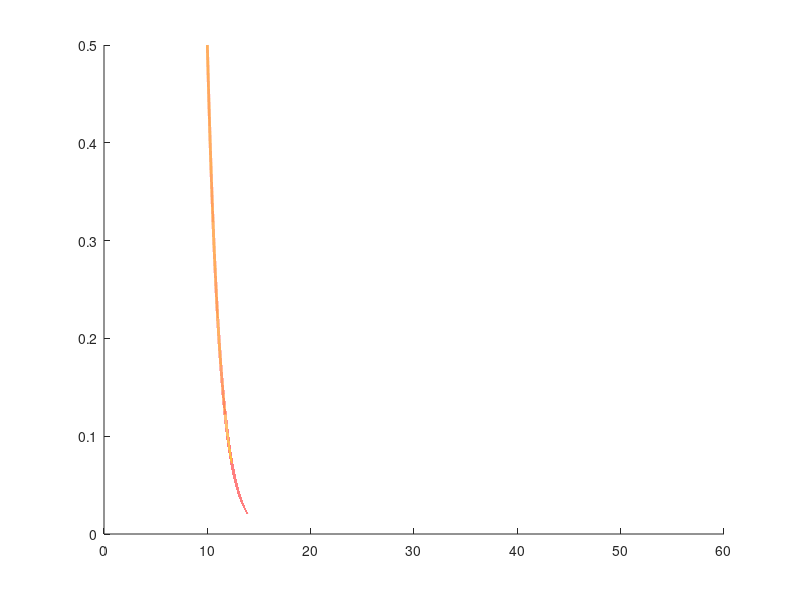

Write the MATLAB code that produced this figure. (Note: this script raises an error after producing the figure.)
% Filename: PDEsolver_FisherKPP.m
% Author: Maud El-Hachem
% School of Mathematical Sciences, 
% Queensland University of Technology, Brisbane, Australia.

% Reference: Scott W McCue, Maud El-Hachem, Matthew J Simpson (2020)
% Exact sharp-fronted travelling wave solutions.

% This script solves the Fisher-KPP equation (1) with the IC conditions (2)
% and boundary conditions (3).
% It displays the figure showing the density profiles at time
% t = 0, 3, 6 and 9, as in Figure 2(a).

% Tolerance 
tol = 1e-08;
% Total time
total_time = 9;
% Time step dt
dt = 0.01;
% Total number of time steps
ts = round(total_time/dt+1);
% Times when to print the density profiles
time_toPrint = [0 3 6 9];
% Colors array used to print density profiles at required time steps
colors = [1.00 0.48 0; 0.0471 0.5098 0;0 1.00 1.00; 1.00 0 1.00; ];
% Spatial grid step dx
dx = 0.0001;
% Spatial domain
L = 60;
x = 0:dx:L;
% Number of nodes in the spatial domain
nodes = size(x,2);
% Initialisation of variables used in Newton-Raphson algorithm
% Correction of densities at each iteration
delta_u = ones(1,nodes);
% Function F
Fu = zeros(1,nodes);
% Densities at time j+1
u = zeros(1,nodes);

% Coefficients a b c of the tridiagonal matrix
% Jacobian
% J(u)
coeffA_u = zeros(1,nodes);
coeffB_u = zeros(1,nodes);
coeffC_u = zeros(1,nodes);

% Initialisation of density u(x,0)
for i = 1:nodes
    if (x(i) < 10)
        u(1,i) = 0.5;
    else
        u(1,i)=0.5*exp(-2/sqrt(6)*(x(i)-10));
    end
        
end
% Initialistion of the densities at time j
u_p = u;

% Opening a new figure
figh = figure;

hold on
% Displaying the initial conditions
if (time_toPrint(1)==0)
    plot(x(1:nodes), u, '-', 'LineWidth',2 ,'Color', colors(1,1:3));
end

set(groot, 'defaultAxesTickLabelInterpreter','latex');
set(groot, 'defaultLegendInterpreter','latex');
set(gca,'fontsize', 18);
%% Newton-Raphson algorithm - main loop
xhalf = 0;
% For all time steps
for j = 1:ts
    % Calulating and displaying current time
    t = j * dt;
    disp(t);

    condition = 1;

    % While the correction term is not small enough
    while (condition)

        % Boundary condition at x = 0 as in Equation (3)
        % Supplementary Material Equation (S4)
        coeffA_u(1,1) = 0.0;
        coeffB_u(1,1) = -1.0;
        coeffC_u(1,1) = 1.0;
        Fu(1) = -1.0*(u(1,2)-u(1,1));

        % Boundary condition at x = L as in Equation (3)
        % Supplementary Material Equation (S5)
        coeffA_u(1,nodes) = 0.0;
        coeffB_u(1,nodes) = 1.0;
        coeffC_u(1,nodes) = 0.0;
        Fu(1,nodes) = -1.0*(u(1,nodes));

        % J(u) delta u = -F(u)
        for i = 2:nodes-1
           coeffA_u(1,i) = 1.0/(dx^2);
           coeffB_u(1,i) = - 2.0/(dx^2)  - 1.0/dt + (1 - 2.0*u(1,i));
           coeffC_u(1,i) = 1.0/(dx^2);
           Fu(1,i) = -((u(1,i+1) - 2*u(1,i) + u(1,i-1))/(dx^2) ...
               - (u(1,i)-u_p(1,i)) / dt + u(1,i)*(1-u(1,i)));
        end 
        delta_u = tridia(coeffA_u, coeffB_u, coeffC_u, Fu, nodes);

        % Correction of u
        for i = 1:nodes
            u(1,i) = u(1,i) + delta_u(1,i);
        end
        % Checking if \Delta u is small enough
        % \Delta u <= tolerance
        if (norm(delta_u,Inf) <= tol)
            condition = 0;
        end

    end

    % Displaying density profiles solutions at required times
    if (isempty(find(time_toPrint == t,1)) == 0)
        textc = strcat(strcat('$t = ',num2str(t)), '$');
        % Choosing a different color for the last required 
        if (t == time_toPrint(end))
            colorNo = 3;
        else
            colorNo = 2;
        end
        plot(x(1:nodes), u, '-', ...
            'LineWidth',2, 'DisplayName', textc, 'color', colors(colorNo,1:3));
    end
    
    % Calculating the wave speed as described in the Supplementary Material
    % section S2
    for i = 1:nodes
        if (u(1,i) > 0.5 && u(1,i+1) < 0.5)
            c = (x(i) - xhalf)/dt;
            xhalf = x(i);
            break;
        end
    end

    % Updating current u(x,t) 
    u_p = u;
end

%%

% Setting the limit of the current axis
xlim ([0 40])

% Displaying axis labels
ylabel('$u(x,t)$','interpreter','latex','fontsize',18);
xlabel('$x$','interpreter','latex','fontsize',18);

% Setting fonts
set(groot, 'defaultAxesTickLabelInterpreter','latex');
set(groot, 'defaultLegendInterpreter','latex');
set(gca,'fontsize', 18);
box on

hold off
%% Function tridia
% This function implements Thomas algorithm that solves a system
% of equations Ax = d, where A is a tridiagonal matrix. The parameters 
% a,b and c are the three diagonals of the matrix A. N is the size of 
% the vector solution x.
function x = tridia(a,b,c,d,N)
    x=zeros(1,N);
    bb=b;
    dd=d;
    for i=2:N
        ff=a(i)/bb(i-1);
        bb(i)=bb(i)-c(i-1)*ff;
        dd(i)=dd(i)-dd(i-1)*ff;
    end

    for i=1:N-1
    x(N)=dd(N)/bb(N);    
    j=N-i;
    x(j)=(dd(j)-c(j)*x(j+1))/bb(j);
    end
end 
